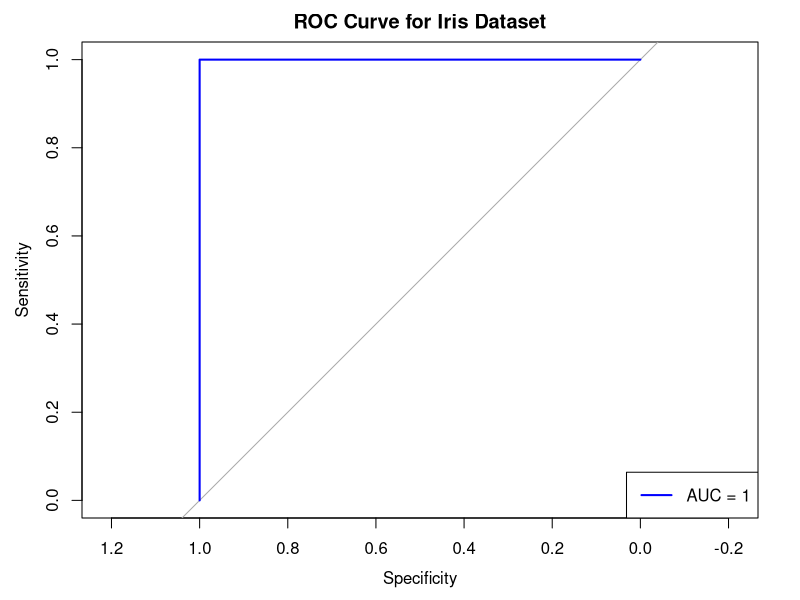

Generate this figure with R:
# Filename: _078_roc.R
# Title: Receiver Operating Characteristic (ROC) in R
# Author: Raghava | GitHub: @raghavtwenty
# Date Created: July 7, 2024 | Last Updated: July 7, 2024
# Language: R | Version: 4.4.0

# Load necessary libraries
# install.packages('caTools')
# install.packages('pROC')
library(datasets)
library(caTools)
library(pROC)

# Load the iris dataset
data(iris)

# Create a binary classification problem: Setosa vs. Non-Setosa
iris$binary_class <- ifelse(iris$Species == "setosa", 1, 0)
# $ - selects the specific column


# Split the data into training and test sets
set.seed(123) # For reproducibility
split <- sample.split(iris$binary_class, SplitRatio = 0.7)
train_data <- subset(iris, split == TRUE)
test_data <- subset(iris, split == FALSE)

# Train a logistic regression model
model <- glm(binary_class ~ Sepal.Length + Sepal.Width + Petal.Length + Petal.Width, 
             data = train_data, family = binomial)

# Predict probabilities on the test set
test_data$probabilities <- predict(model, test_data, type = "response")

# Create the ROC curve
roc_curve <- roc(test_data$binary_class, test_data$probabilities)

# Plot the ROC curve
plot(roc_curve, main = "ROC Curve for Iris Dataset", col = "blue", lwd = 2)

# Add AUC (Area Under the Curve) to the plot
auc_value <- auc(roc_curve)
legend("bottomright", legend = paste("AUC =", round(auc_value, 2)), col = "blue", lwd = 2)
